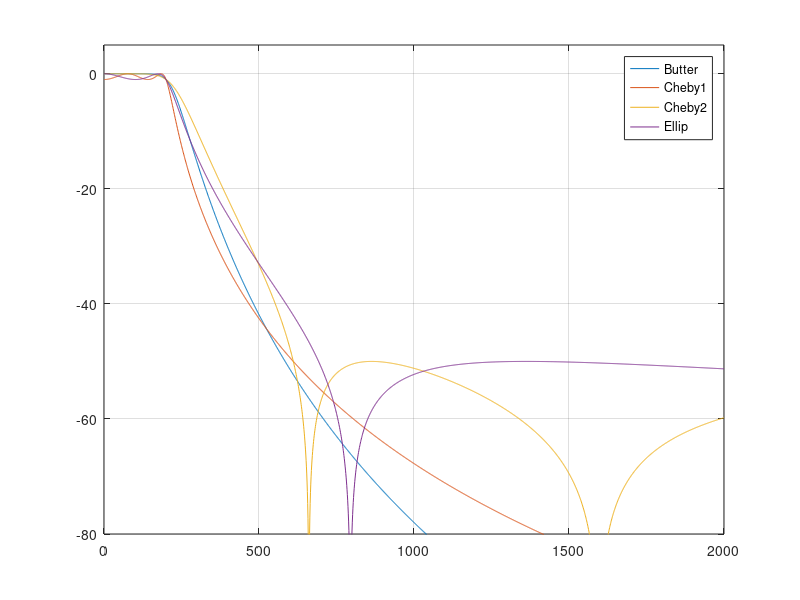

MATLAB code for this plot:
clc; clear; close all;
wp = 2*pi*200; ws = 2*pi*700; rp = 1; rs = 50;
[N1,w1] = buttord(wp,ws,rp,rs,'s'); [b1,a1] = butter(N1,w1,'s');
[N2,w2] = cheb1ord(wp,ws,rp,rs,'s'); [b2,a2] = cheby1(N2,rp,w2,'s');
[N3,w3] = cheb2ord(wp,ws,rp,rs,'s'); [b3,a3] = cheby2(N3,rs,w3,'s');
[N4,w4] = ellipord(wp,ws,rp,rs,'s'); [b4,a4] = ellip(N4,rp,rs,w4,'s');
w = 2*pi*(1:2000); % common axis, 1..2000 Hz
h1 = freqs(b1,a1,w); h2 = freqs(b2,a2,w);
h3 = freqs(b3,a3,w); h4 = freqs(b4,a4,w);
f = w/(2*pi);
plot(f,20*log10(abs(h1)),f,20*log10(abs(h2)),f,20*log10(abs(h3)),f,20*log10(abs(h4)));
legend('Butter','Cheby1','Cheby2','Ellip'); ylim([-80 5]); grid on;
disp([N1 N2 N3 N4]) % orders: 6 4 4 3
% Comparison: Butterworth needs the highest order (flat). Elliptic needs
% the lowest (ripple in both bands).
